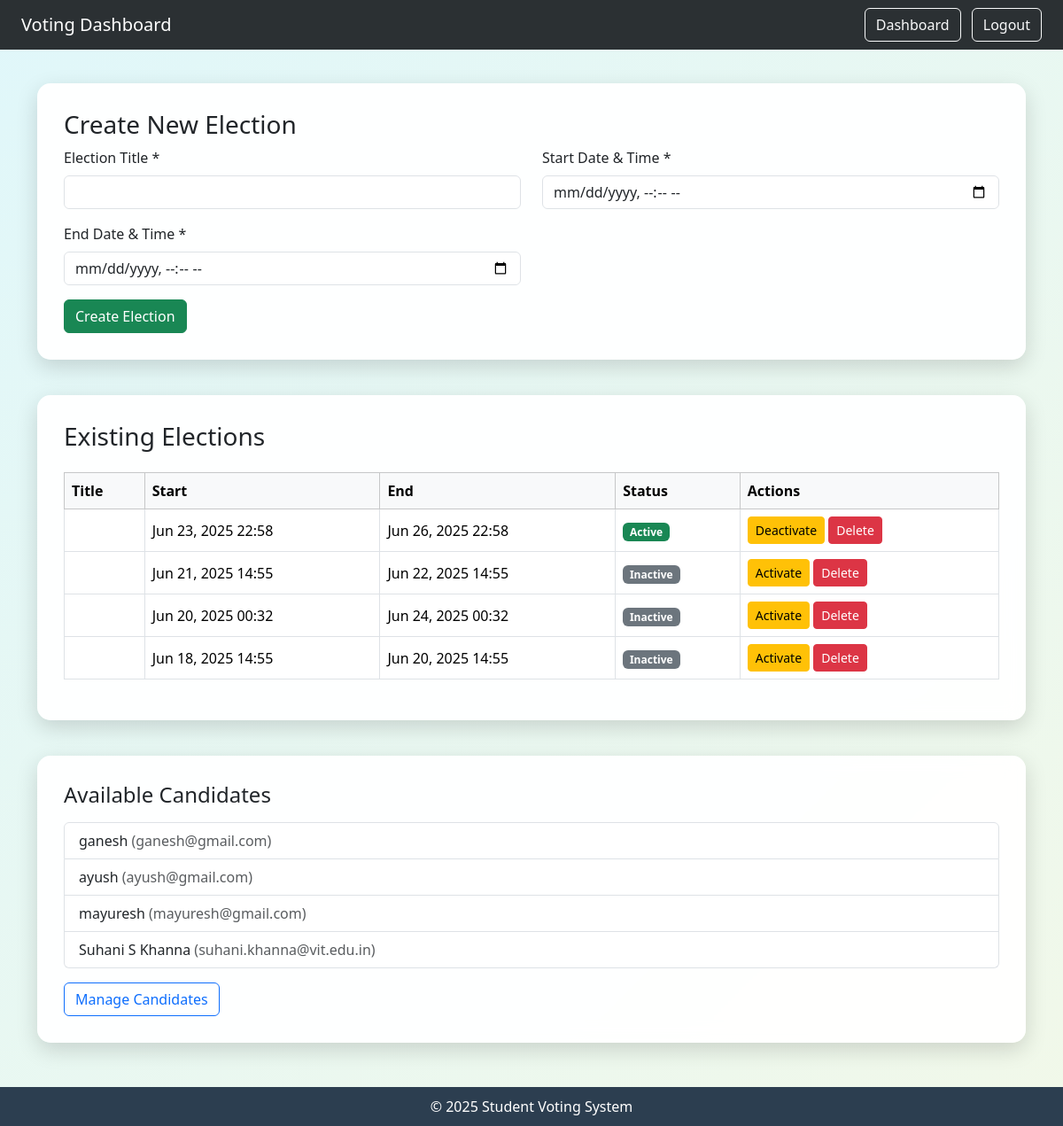
/manage-elections/ (signed in), run on an earlier commit of the app's database.
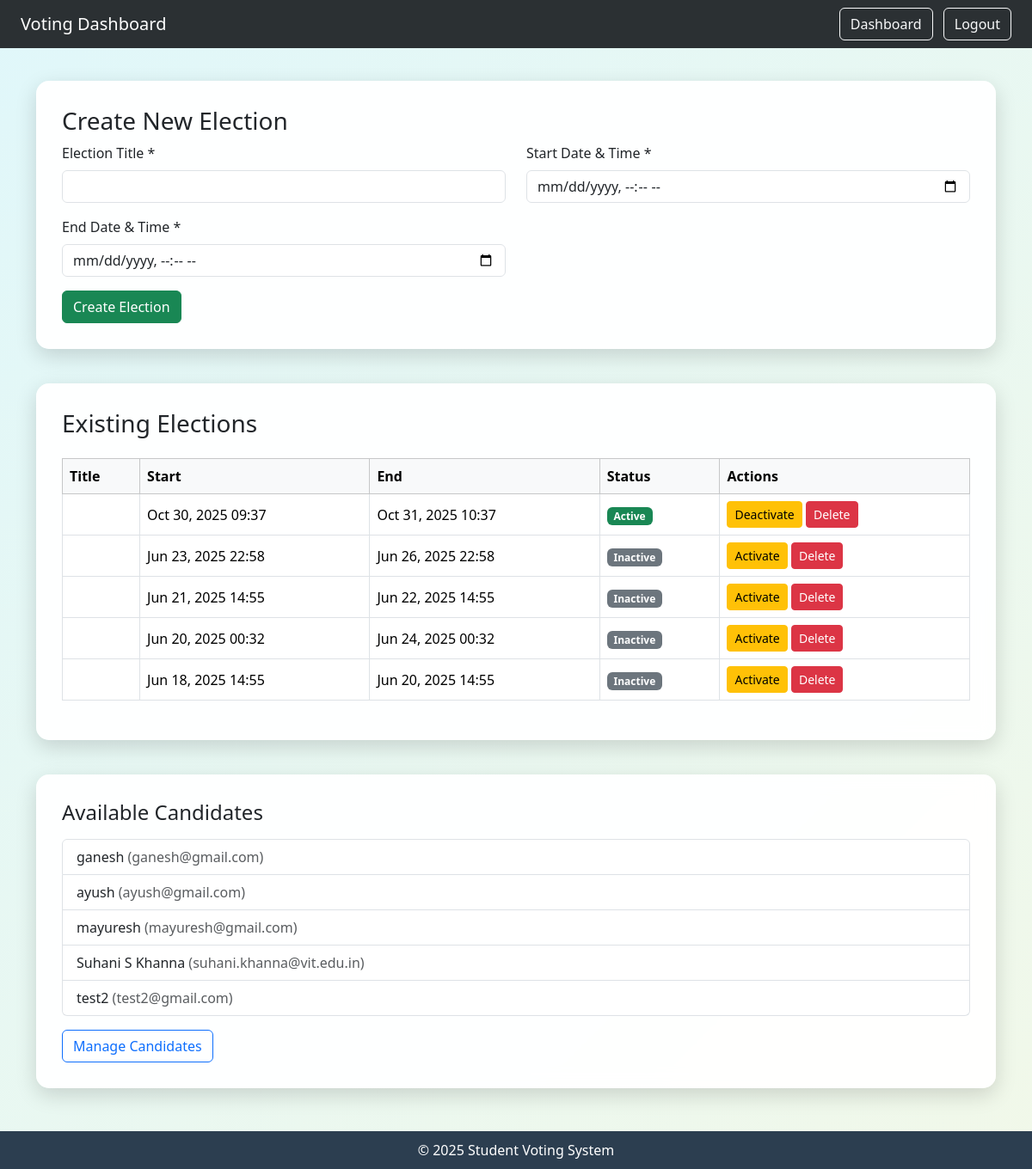
And on a later commit of the database.
### voting/models.py (models this page shows, shortened)
class Election(models.Model):
    name = models.CharField(max_length=255)
    start_date = models.DateTimeField()
    end_date = models.DateTimeField()
    is_active = models.BooleanField(default=True)

class CandidateProfile(models.Model):
    user = models.OneToOneField(CustomUser, on_delete=models.CASCADE)
    manifesto = models.TextField(blank=True, help_text="Your campaign manifesto and promises")
    slogan = models.CharField(max_length=200, blank=True, help_text="Campaign slogan or motto")
    votes_received = models.IntegerField(default=0)

class CustomUser(AbstractUser):
    ROLE_CHOICES = (
        ('voter', 'Voter'),
        ('candidate', 'Candidate'),
        ('admin', 'Admin'),
    )
    BRANCH_CHOICES = [
        ('CSE', 'Computer Science'),
        ('ECE', 'Electronics and Communication'),
        ('ME', 'Mechanical'),
        ('CE', 'Civil'),
        ('EE', 'Electrical'),
    ]
    YEAR_CHOICES = [
        ('1', 'First Year'),
        ('2', 'Second Year'),
        ('3', 'Third Year'),
        ('4', 'Fourth Year'),
    ]
    role = models.CharField(max_length=10, choices=ROLE_CHOICES, default='voter')
    email = models.EmailField(unique=True)
    branch = models.CharField(max_length=50, choices=BRANCH_CHOICES, default='CSE')
    year_of_study = models.CharField(max_length=1, choices=YEAR_CHOICES, default='1')
    USERNAME_FIELD = 'email'
    REQUIRED_FIELDS = ['username']

### voting/views.py (the view)
    def wrapper(request, *args, **kwargs):
        if request.user.role != 'admin':
            messages.error(request, 'Admin access required.')
            return redirect('dashboard')
        return view_func(request, *args, **kwargs)

### voting/views.py (called while the page is built)
def admin_required(view_func):
    def wrapper(request, *args, **kwargs):
        if request.user.role != 'admin':
            messages.error(request, 'Admin access required.')
            return redirect('dashboard')
        return view_func(request, *args, **kwargs)
    return wrapper

@login_required
@admin_required
def manage_elections_view(request):
    context = {
        'elections': Election.objects.all().order_by('-start_date'),
        'candidates': CandidateProfile.objects.all()
    }
    return render(request, 'voting/manage_elections.html', context)

### voting/templates/voting/manage_elections.html (shortened to what the changed rows need)
<!DOCTYPE html>
<html lang="en">
<head>
  <link href="https://cdn.jsdelivr.net/npm/bootstrap@5.3.3/dist/css/bootstrap.min.css" rel="stylesheet">
</head>
<body>
  <div class="container mt-4">
    <div class="glass-box">
      {% if elections %}
        <div class="table-responsive">
          <table class="table table-bordered align-middle mt-3">
            <thead class="table-light">
              <tr>
                <th>Title</th>
                <th>Start</th>
                <th>End</th>
                <th>Status</th>
                <th>Actions</th>
              </tr>
            </thead>
            <tbody>
              {% for election in elections %}
              <tr>
                <td>{{ election.title }}</td>
                <td>{{ election.start_date|date:"M d, Y H:i" }}</td>
                <td>{{ election.end_date|date:"M d, Y H:i" }}</td>
                <td>
                  {% if election.is_active %}
                    <span class="badge bg-success">Active</span>
                  {% else %}
                    <span class="badge bg-secondary">Inactive</span>
                  {% endif %}
                </td>
                <td>
                  <a href="/toggle-election/{{ election.id }}/" class="btn btn-sm btn-warning">
                    {% if election.is_active %}Deactivate{% else %}Activate{% endif %}
                  </a>
                  <a href="/delete-election/{{ election.id }}/" class="btn btn-sm btn-danger"
                     onclick="return confirm('Are you sure you want to delete this election?')">
                    Delete
                  </a>
                </td>
              </tr>
              {% endfor %}
            </tbody>
          </table>
        </div>
      {% else %}
        <div class="alert alert-info mt-3">No elections found. Create one above to get started.</div>
      {% endif %}
    </div>
    <div class="glass-box">
      {% if candidates %}
        <ul class="list-group mt-3">
          {% for candidate in candidates %}
            <li class="list-group-item">
              {{ candidate.user.first_name }} {{ candidate.user.last_name }}
              <span class="text-muted">({{ candidate.user.email }})</span>
            </li>
          {% endfor %}
        </ul>
      {% else %}
        <div class="alert alert-warning mt-3">
          <strong>No Candidates Available</strong><br>
          Promote users to candidates before launching elections.
          <a href="/admin-panel/" class="btn btn-warning btn-sm mt-2">Go to Admin Panel</a>
        </div>
      {% endif %}
    </div>
  </div>
</body>
</html>

What changed in the data, as far as the page shows it:
added Election: start_date "Oct 30, 2025 09:37", end_date "Oct 31, 2025 10:37", is_active "Active"
changed Election "Jun 23, 2025 22:58": is_active "Active Deactivate" → "Inactive Activate"
added CandidateProfile: user.first_name "test2", user.email "test2@gmail.com"
